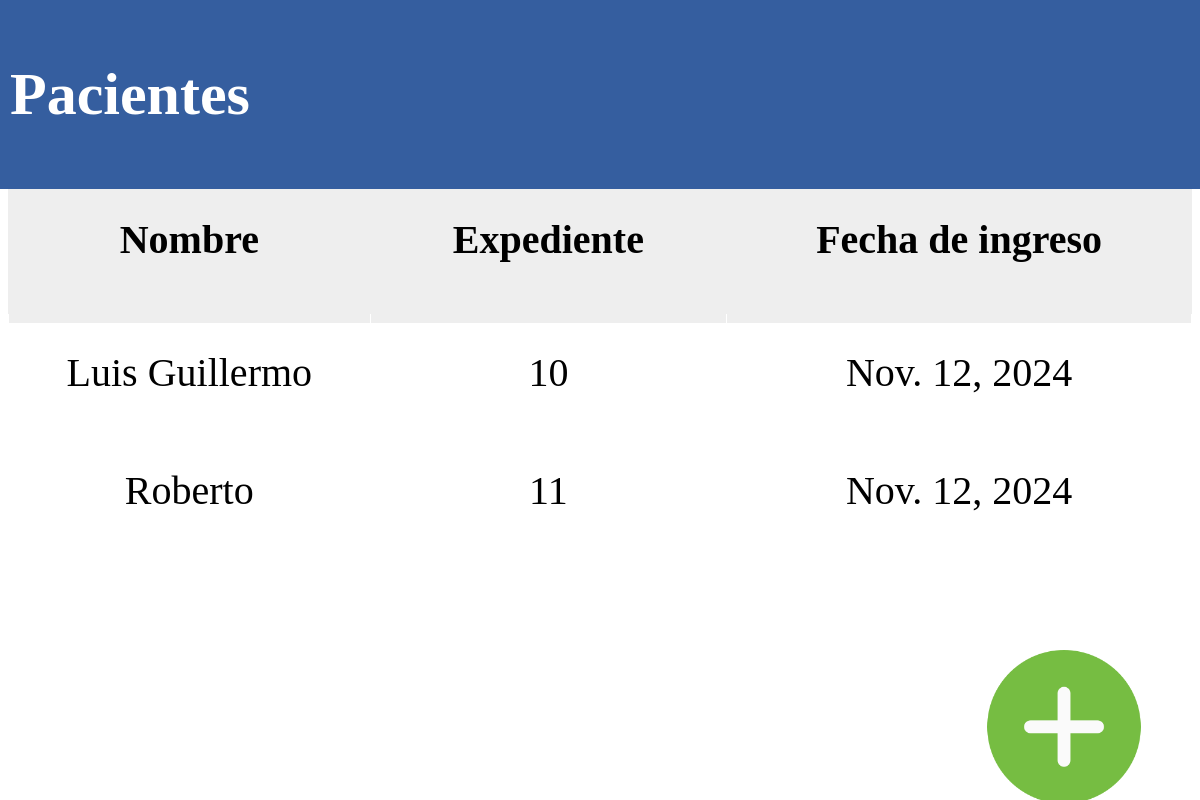
Before: /pacientesEnfermero/ with the older database file.
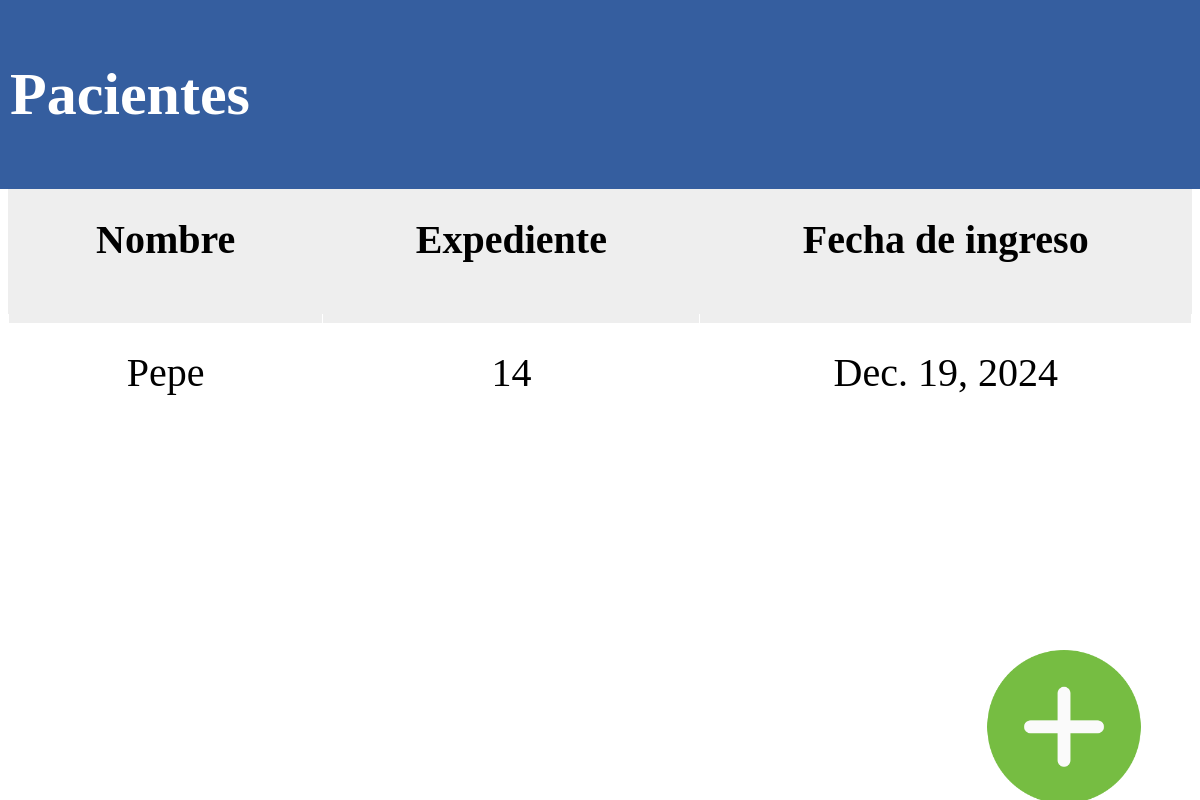
After: the same page with the newer database file.
### Hospital_Infantil/models.py (models this page shows, shortened)
class Paciente(models.Model):
    PACIENTE_ACTIVO_CHOICES = [
        ("Habilitado", "Habilitado"),
        ("Deshabilitado", "Deshabilitado")
    ]
    expediente = models.AutoField(primary_key=True, unique=True)
    nombre = models.CharField(max_length=50, blank=False)
    apellido_paterno = models.CharField(max_length=50, blank=False)
    apellido_materno = models.CharField(max_length=50, blank=False)
    fecha_ingreso = models.DateField(default=timezone.now)
    fecha_nacimiento = models.DateField(default=timezone.now)
    cirugia_realizada = models.CharField(max_length=100, blank=False)
    peso = models.FloatField(blank=False, default=0.0)
    altura = models.FloatField(blank=False, default=0.0)
    diagnostico_clinico_prequirurgico = models.CharField(max_length=1000, blank=False)
    nota_enfermeria = models.CharField(max_length=1000, blank=False)
    medico_Encargado = models.ForeignKey(
        UserProfile,
        on_delete=models.SET_NULL,
        null = True,
        limit_choices_to={'user__userprofile__funcionalidad': 'medico'},
    )
    paciente_Habilitado= models.CharField(max_length=15,
                                          choices=PACIENTE_ACTIVO_CHOICES,
                                          default="Habilitado")

### Hospital_Infantil/views.py (the view)
# urls.py: path('pacientesEnfermero/', views.mostrarPacientesEnfermero, name='mostrarPacientesEnfermero'),
def mostrarPacientesEnfermero(request):
    pacientes = Paciente.objects.filter(paciente_Habilitado="Habilitado")
    return render(request, 'pacientesEnfermero.html', {'Pacientes': pacientes})

### templates/pacientesEnfermero.html (shortened to what this page needs)
{% load static %}
<!DOCTYPE html>
<html lang="en">
<head>
    <link rel="stylesheet" href="{% static 'CSS/listsDisplays.css' %}">
    <div class="fixed-top-border">
        <h1>Pacientes</h1>
    </div>
    <div class="image-container">
        <a href=" {% url 'registroPaciente' %}">
        <img src="{% static 'assets/Interfaz/plus.png' %}">
        </a>
    </div>
</head>
<body>
    <table>
        <thead>
            <tr>
                <th>Nombre</th>
                <th>Expediente</th>
                <th>Fecha de ingreso</th>
            </tr>
        </thead>
        <tbody>
            {% for paciente in Pacientes %}
                {% if paciente.paciente_Habilitado == "Habilitado" %}
                <tr onclick="window.location='{% url 'perfilPacienteEnfermero' paciente.expediente %}'" style="cursor: pointer;">
                    <td>{{ paciente.nombre }}</td>
                    <td>{{ paciente.expediente }}</td>
                    <td>{{ paciente.fecha_ingreso }}</td>
                </tr>
                {% endif %}
            {% empty %}
            <tr>
                <td colspan="3">No hay pacientes registrados</td>
            </tr>
            {% endfor %}
        </tbody>
    </table>
</body>
</html>

### static/CSS/listsDisplays.css (style rules this page uses)
.fixed-top-border { position: fixed; top: 0; left: 0; width: 100%; height: 169.3px; background-color: #355e9f; z-index: 1000; display: flex; align-items: center; font-family: Montserrat; color: white; padding: 10px; }
table { font-family: Calibri; border-collapse: collapse; border: #EEEEEE; width: 100%; margin-top: 80px; }
th { font-family: Calibri; font-size: 40px; border: 1px solid #EEEEEE; text-align:center; padding: 60px; padding-top: 125px; position: sticky; top: 90px; z-index: 100; background-color: #EEEEEE; }
td { font-family: Calibri; font-size: 40px; border: 1px solid #FFFF; text-align: center; padding: 35px; }
h1 { font-family: Montserrat; font-size: 60px; }
.image-container { position: fixed; display: flex; flex-direction: column; align-items: center; gap: 80px; margin-top: 10px; scale: 60%; top: 65%; left: 78%; }

Changed rows visible on the page:
removed Paciente: nombre "Luis Guillermo", expediente "10", fecha_ingreso "Nov. 12, 2024"
removed Paciente: nombre "Roberto", expediente "11", fecha_ingreso "Nov. 12, 2024"
added Paciente: nombre "Pepe", expediente "14", fecha_ingreso "Dec. 19, 2024"
